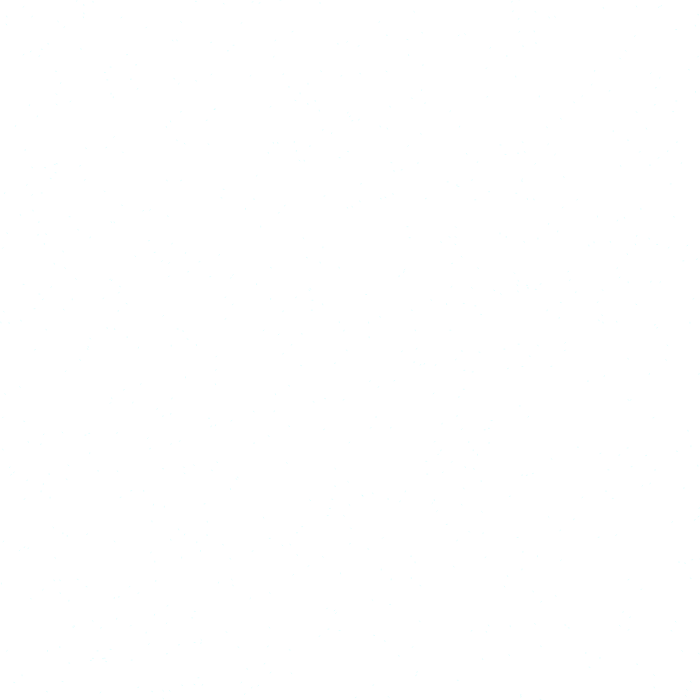
Frame 1 (no input)
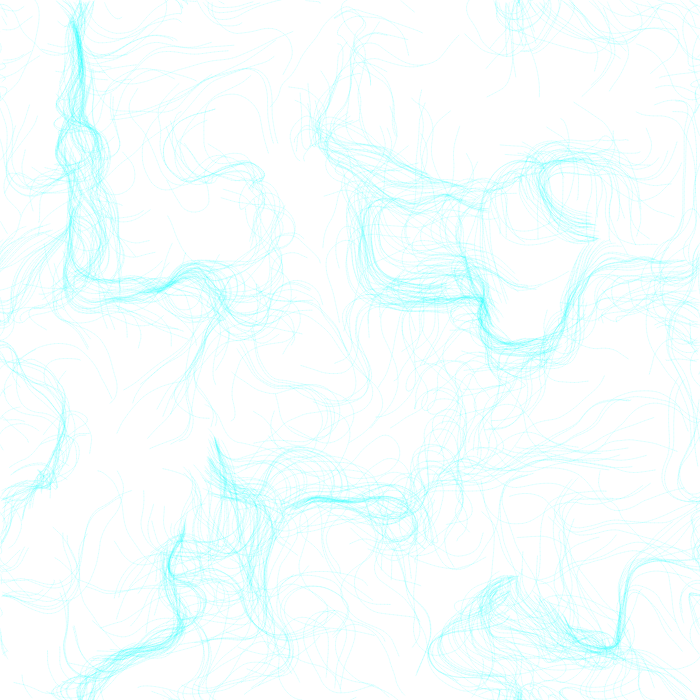
Frame 60 (no input)
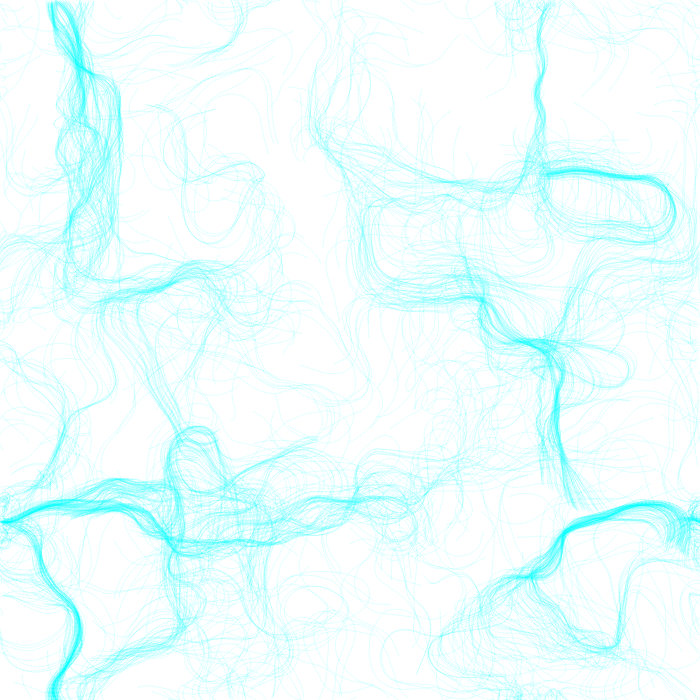
Frame 120 (the mouse pressed at the canvas centre since frame 60)

The p5.js sketch that drew these frames (run headless with seeded random() and noise() and a simulated clock; from frame 60 on, the mouse is pressed at the canvas centre):

// p5.js sketch
// ── sketch.js
let inc = 0.1;
let scl = 20;
let cols, rows;

let zoff = 0;

let fr;

let particles = [];

let flowfield;

function setup() {
  createCanvas(700, 700);
  cols = floor(width / scl);
  rows = floor(height / scl);
  fr = createP(''); //from p5.js

  flowfield = new Array(cols * rows);

  for (let i = 0; i < 800; i++) {
    particles[i] = new Particle();
  }
  background(255);
}

function draw() {
  let yoff = 0;
  for (let y = 0; y < rows; y++) {
    let xoff = 0;
    for (let x = 0; x < cols; x++) {
      let index = x + y * cols;
      let angle = noise(xoff, yoff, zoff) * TWO_PI * 4;
      let v = p5.Vector.fromAngle(angle);
      v.setMag(1);
      flowfield[index] = v;
      xoff += inc;
    }
    yoff += inc;

    zoff += 0.0003;
  }
  for (let i = 0; i < particles.length; i++) {
    particles[i].follow(flowfield);
    particles[i].update();
    particles[i].edges();
    particles[i].show();
  }

  fr.html(floor(frameRate())); //from p5.js
}

// ── particle.js
function Particle() {
  this.pos = createVector(random(width), random(height));
  this.vel = createVector(0, 0);
  this.acc = createVector(0, 0);
  this.maxspeed = 4;
  this.h = 1;

  this.prevPos = this.pos.copy();

  this.update = function () {
    this.vel.add(this.acc);
    this.vel.limit(this.maxspeed);
    this.pos.add(this.vel);
    this.acc.mult(0);
  };

  this.follow = function (vectors) {
    var x = floor(this.pos.x / scl);
    var y = floor(this.pos.y / scl);
    var index = x + y * cols;
    var force = vectors[index];
    this.applyForce(force);
  };

  this.applyForce = function (force) {
    this.acc.add(force);
  };

  this.show = function () {
    stroke(this.h, 255, 255, 25);
    if (this.h > 255) {
      this.h = 0;
    }
    strokeWeight(1);
    line(this.pos.x, this.pos.y, this.prevPos.x, this.prevPos.y);
    this.updatePrev();
  };

  this.updatePrev = function () {
    this.prevPos.x = this.pos.x;
    this.prevPos.y = this.pos.y;
  };

  this.edges = function () {
    if (this.pos.x > width) {
      this.pos.x = 0;
      this.updatePrev();
    }
    if (this.pos.x < 0) {
      this.pos.x = width;
      this.updatePrev();
    }
    if (this.pos.y > height) {
      this.pos.y = 0;
      this.updatePrev();
    }
    if (this.pos.y < 0) {
      this.pos.y = height;
      this.updatePrev();
    }
  };
}
